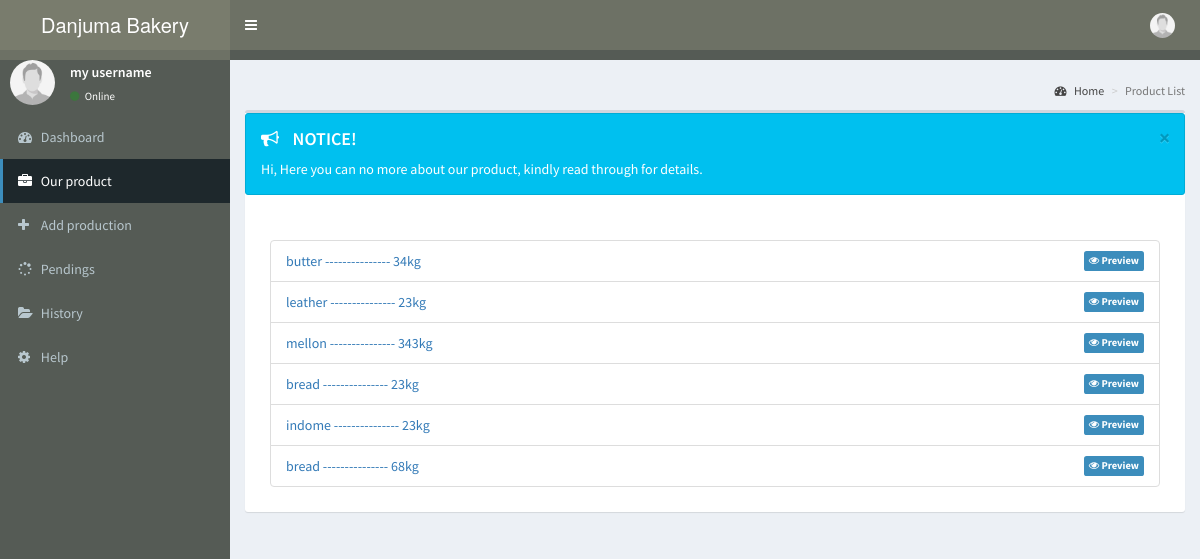
The app's page /producer/product.php with its own data.
### tables this page shows
CREATE TABLE `product` (
  `id` int(11) NOT NULL,
  `P_name` varchar(120) NOT NULL,
  `P_price` varchar(120) NOT NULL,
  `P_size` varchar(120) NOT NULL,
  `Datetimes` date NOT NULL,
  `Addedby` varchar(120) NOT NULL
);

### producer/product.php (the view, shortened to what this page needs)
<?php include 'includes/header.php'; ?>
<body class="hold-transition skin-blue sidebar-mini">
<div class="wrapper">
  <?php include 'includes/navbar.php'; ?>
  <?php include 'includes/menubar.php'; ?>
  <div class="content-wrapper">
  <section class="content-header">
          <ol class="breadcrumb">
        <li><a href="#"><i class="fa fa-dashboard"></i> Home</a></li>
        <li class="active">Product List</li>
      </ol>
    </section>
    <br>
    <section class="content">
      <div class="row">
        <div class="col-xs-12">
          <div class="box">
            <div class='alert alert-info alert-dismissible'>
              <button type='button' class='close' data-dismiss='alert' aria-hidden='true'>&times;</button>
              <h4><i class='icon fa fa-bullhorn'></i> NOTICE!</h4>
             Hi, Here you can no more about our product,
              kindly read through for details.
            </div>
            <div class="box-body">
          <ul class="list-group">
                  <?php
                   $obj = new DBH;
                $conn= $obj->Connect();
             if (isset($_GET['name'])  && isset($_GET['size'])) {
 echo '<a  href="product.php" class="btn btn-primary btn-flat"> <i class="fa fa-arrow-left"></i> Back</a> ';
 echo "<br>";
              $name =$_GET['name'];
              $size = $_GET['size'];
            $sql=$conn->query("SELECT  * FROM production where Prod_name='$name'  and prod_size='$size' and Status='on'");
           if ($sql->rowCount() > 0) {
                     $row = $sql->fetch();?>
                     <br>
                 <li class="list-group-item">Produt-name <span class="label label-primary pull-right"><?php echo $row['Prod_name']  ?></span>   </li>
                  <li class="list-group-item">Produt-size <span class="label label-primary pull-right"><?php echo $row['prod_size']  ?></span>   </li>
                   <li class="list-group-item">Produt-price <span class="label label-primary pull-right"><?php echo number_format( $row['Prod_price'],2); ?></span>   </li>
                     <li class="list-group-item">Produt-peices-vailable <span class="label label-primary pull-right"><?php
                     echo (!empty($row['Remain'])) ? $row['Remain'] : 0;  ?></span>   </li>
          <?php }else{?>
               <h2 class="text-warning lead">Seems this product as not added,  </h2>
                  <li class="list-group-item">Step 1: Refresh this page </li>
                  <li class="list-group-item">Step 2: Check your connection! </li>
                  <li class="list-group-item">Step 3: contact manager for help ! </li>
                  <h4 class="text-warning lead">Note : Your booking record are kept to map your relation with <strong>danjuma's bakery</strong> for compensation and the likes.  </h4><?php }  }else{
        $sql=$conn->query("SELECT  * FROM product ");
           if ($sql->rowCount() > 0) {
                     while ($row = $sql->fetch()) {?>
        <li class="list-group-item"><a href="product.php?name=<?php echo $row['P_name'] ?>&&size=<?php echo $row['P_size'] ?>"><?php echo $row['P_name'] ?> --------------- <?php echo $row['P_size'] ?>  <span class="label label-primary pull-right"><i class="fa fa-eye"></i>  Preview</span></a></li>
                 <?php }     }  }?>
              </ul>
            </div>
          </div>
        </div>
      </div>
    </section>
  </div>
</div>
</body>
</html>

### producer/product.php (style rules this page uses)
.label { padding: 5px; }

### records on screen
product: P_name "butter", P_size "34kg"
product: P_name "leather", P_size "23kg"
product: P_name "mellon", P_size "343kg"
product: P_name "bread", P_size "23kg"
product: P_name "indome", P_size "23kg"
product: P_name "bread", P_size "68kg"
